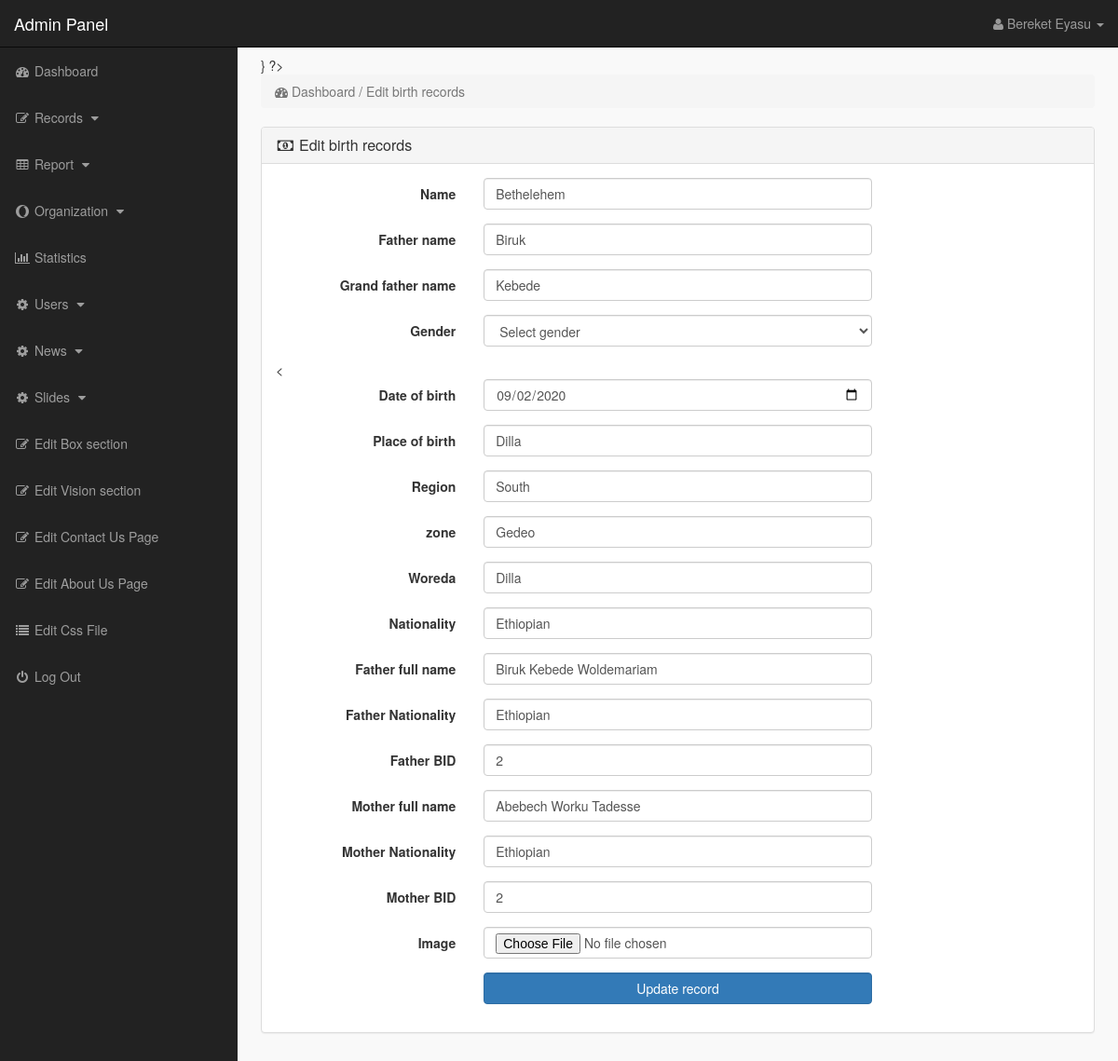
Screenshot of /admin_area/index.php?edit_birth_record=3 (signed in) with the database file from the repository.
### tables this page shows
CREATE TABLE `birth_records` (
  `bid` int(10) NOT NULL,
  `name` varchar(255) NOT NULL,
  `father_name` varchar(255) NOT NULL,
  `grand_father_name` varchar(255) NOT NULL,
  `gender` varchar(10) NOT NULL,
  `date_of_birth` date NOT NULL,
  `place_of_birth` varchar(255) NOT NULL,
  `region` varchar(255) NOT NULL,
  `zone` varchar(255) NOT NULL,
  `woreda` varchar(255) NOT NULL,
  `nationality` varchar(255) NOT NULL,
  `mother_bid` int(10) NOT NULL,
  `father_bid` int(10) NOT NULL,
  `mother_full_name` varchar(255) NOT NULL,
  `mother_nationality` varchar(255) NOT NULL,
  `father_full_name` varchar(255) NOT NULL,
  `father_nationality` varchar(255) NOT NULL,
  `registrar_full_name` varchar(255) NOT NULL,
  `registrar_id` int(10) NOT NULL,
  `image` text NOT NULL
);

### admin_area/edit_birth_record.php (the view, shortened to what this page needs)
<?php
if(!isset($_SESSION['admin_email'])){
echo "<script>window.open('login.php','_self')</script>";
}
else {
?>
<?php
if(isset($_GET['edit_birth_record'])){
$edit_id = $_GET['edit_birth_record'];
$get_record = "select * from birth_records where bid=$edit_id";
$run_record = mysqli_query($con,$get_record);
$row_birth_record=mysqli_fetch_array($run_record);
    $name = $row_birth_record['name'];
    $fname= $row_birth_record['father_name'];
    $gfname= $row_birth_record['grand_father_name'];
    $dob=$row_birth_record['date_of_birth'];
    $nationality= $row_birth_record['nationality'];
    $pob=$row_birth_record['place_of_birth'];
    $f_n=$row_birth_record['father_nationality'];
    $m_n=$row_birth_record['mother_nationality'];
    $f_name= $row_birth_record['father_full_name'];
    $m_name= $row_birth_record['mother_full_name'];
    $region=$row_birth_record['region'];
    $zone=$row_birth_record['zone'];
    $woreda=$row_birth_record['woreda'];
    $f_bid=$row_birth_record['father_bid'];
    $m_bid=$row_birth_record['mother_bid'];
?>
}
?>
<!DOCTYPE html>
<html>
<head>
</head>
<body>
<div class="row">
<div class="col-lg-12">
<ol class="breadcrumb">
<li class="active">
<i class="fa fa-dashboard"> </i> Dashboard / Edit birth records
</li>
</ol>
</div>
</div>
<div class="row">
<div class="col-lg-12">
<div class="panel panel-default">
<div class="panel-heading">
<h3 class="panel-title">
<i class="fa fa-money fa-fw"></i> Edit birth records
</h3>
</div>
<div class="panel-body">
<form class="form-horizontal" method="post" enctype="multipart/form-data">
<div class="form-group" >
<label class="col-md-3 control-label" > Name</label>
<div class="col-md-6" >
<input type="text" name="name" class="form-control" value="<?php echo $name; ?>" required >
</div>
</div>
<div class="form-group" >
<label class="col-md-3 control-label" > Father name </label>
<div class="col-md-6" >
<input type="text" name="father_name" value="<?php echo $fname; ?>" class="form-control" required >
</div>
</div>
<div class="form-group" >
<label class="col-md-3 control-label" >Grand  father name </label>
<div class="col-md-6" >
<input type="text" name="grand_father_name" value="<?php echo $gfname; ?>" class="form-control" required >
</div>
</div>
<div class="form-group" >
<label class="col-md-3 control-label" > Gender  </label>
<div class="col-md-6" >
<select class="form-control"  name="gender">
<option> Select gender </option>
</select>
</div>
</div>
<<div class="form-group" >
<label class="col-md-3 control-label" > Date of birth </label>
<div class="col-md-6" >
<input type="date" name="date_of_birth" class="form-control" value="<?php echo $dob; ?>" required >
</div>
</div>
<div class="form-group" >
<label class="col-md-3 control-label" > Place of birth </label>
<div class="col-md-6" >
<input type="text" name="place_of_birth" class="form-control" value="<?php echo $pob; ?>" required >
</div>
</div>
<div class="form-group" >
<label class="col-md-3 control-label" > Region </label>
<div class="col-md-6" >
<input type="text" name="region" class="form-control" value="<?php echo $region; ?>" required >
</div>
</div>
<div class="form-group" >
<label class="col-md-3 control-label" > zone </label>
<div class="col-md-6" >
<input type="text" name="zone" class="form-control" value="<?php echo $zone; ?>" required >
</div>
</div>
<div class="form-group" >
<label class="col-md-3 control-label" > Woreda </label>
<div class="col-md-6" >
<input type="text" name="woreda" class="form-control" value="<?php echo $woreda; ?>" required >
</div>
</div>
<div class="form-group" >
<label class="col-md-3 control-label" >Nationality </label>
<div class="col-md-6" >
<input type="text" name="nationality" class="form-control" value="<?php echo $nationality; ?>" required >
</div>
</div>
<div class="form-group" >
<label class="col-md-3 control-label" >Father full name</label>
<div class="col-md-6" >
<input type="text" name="father_full_name" class="form-control" value="<?php echo $f_name; ?>" required >
</div>
</div>
<div class="form-group" >
<label class="col-md-3 control-label" >Father Nationality </label>
<div class="col-md-6" >
<input type="text" name="father_nationality" class="form-control" value="<?php echo $f_n; ?>" required >
</div>
</div>
<div class="form-group" >
<label class="col-md-3 control-label" >Father BID </label>
<div class="col-md-6" >
<input type="text" name="father_bid" class="form-control" value="<?php echo $f_bid; ?>" required >
</div>
</div>
<div class="form-group" >
<label class="col-md-3 control-label" >Mother full name </label>
<div class="col-md-6" >
<input type="text" name="mother_full_name" class="form-control" value="<?php echo $m_name; ?>" required >
</div>
</div>
<div class="form-group" >
<label class="col-md-3 control-label" >Mother Nationality  </label>
<div class="col-md-6" >
<input type="text" name="mother_nationality" class="form-control" value="<?php echo $m_n; ?>"required >
</div>
</div>
<div class="form-group" >
<label class="col-md-3 control-label" >Mother BID </label>
<div class="col-md-6" >
<input type="text" name="mother_bid" class="form-control" value="<?php echo $m_bid; ?>" required >
</div>
</div>
<div class="form-group" >
<label class="col-md-3 control-label" >Image </label>
<div class="col-md-6" >
<input type="file" name="image" class="form-control" required >
</div>
</div>
<div class="form-group" >
<label class="col-md-3 control-label" ></label>
<div class="col-md-6" >
<input type="submit" name="update" value="Update record" class="btn btn-primary form-control" >
</div>
</div>
</form>
</div>
</div>
</div>
</div>
</body>
</html>
<?php }} ?>

### admin_area/includes/sidebar.php (shortened to what this page needs)
<?php
if(!isset($_SESSION['admin_email'])){
echo "<script>window.open('login.php','_self')</script>";
}
else {
?>
<nav class="navbar navbar-inverse navbar-fixed-top" >
<div class="navbar-header" >
<a class="navbar-brand" href="index.php?dashboard" >Admin Panel</a>
</div>
<ul class="nav navbar-right top-nav" >
<li class="dropdown" >
<a href="#" class="dropdown-toggle" data-toggle="dropdown" >
<i class="fa fa-user" ></i>
<?php echo $admin_name; ?> <b class="caret" ></b>
</a>
</li>
</ul>
<div class="collapse navbar-collapse navbar-ex1-collapse">
<ul class="nav navbar-nav side-nav">
<li>
<a href="index.php?dashboard">
<i class="fa fa-fw fa-dashboard"></i> Dashboard
</a>
</li>
<li>
                    <a href="#" data-toggle="collapse" data-target="#records">
                        <i class="fa fa-fw fa-edit"></i> Records
                        <i class="fa fa-fw fa-caret-down"></i>
                    </a>
                </li>
                <li class="<?php if(isset($_GET['user_report'])||isset($_GET['reg_report'])){ echo "active"; } ?>">
                    <a href="#" data-toggle="collapse" data-target="#reports">
                        <i class="fa fa-fw fa-table"></i> Report
                        <i class="fa fa-fw fa-caret-down"></i>
                    </a>
                </li>
                <li class="<?php if(isset($_GET['user_report'])||isset($_GET['reg_report'])){ echo "active"; } ?>">
                    <a href="#" data-toggle="collapse" data-target="#org">
                        <i class="fa fa-fw fa-opera"></i> Organization
                        <i class="fa fa-fw fa-caret-down"></i>
                    </a>
                </li>
                <li>
                <li class="<?php if(isset($_GET['stat'])){ echo "active"; } ?>">
                    <a href="index.php?stat"><i class="fa fa-fw fa-bar-chart"></i> Statistics </a>
                </li>
                <li>
                    <a href="#" data-toggle="collapse" data-target="#users">
                        <i class="fa fa-fw fa-gear"></i> Users
                        <i class="fa fa-fw fa-caret-down"></i>
                    </a>
                </li>
                <li>
<a href="#" data-toggle="collapse" data-target="#news">
<i class="fa fa-fw fa-gear"></i> News
<i class="fa fa-fw fa-caret-down"></i>
</a>
</li>
                <li>
<a href="#" data-toggle="collapse" data-target="#slides">
<i class="fa fa-fw fa-gear"></i> Slides
<i class="fa fa-fw fa-caret-down"></i>
</a>
</li>
<li>
<a href="index.php?edit_box">
<i class="fa fa-fw fa-edit"></i> Edit Box  section
</a>
</li>
<li>
<a href="index.php?edit_vision_section">
<i class="fa fa-fw fa-edit"></i> Edit Vision  section
</a>
</li>
<li>
<a href="index.php?edit_contact_us">
<i class="fa fa-fw fa-edit"></i> Edit Contact Us Page
</a>
</li>
<li>
<a href="index.php?edit_about_us">
<i class="fa fa-fw fa-edit"></i> Edit About Us Page
</a>
</li>
<li>
<a href="index.php?edit_css">
<i class="fa fa-fw fa-list"></i> Edit Css File
</a>
</li>
<li>
<a href="logout.php">
<i class="fa fa-fw fa-power-off"></i> Log Out
</a>
</li>
</ul>
</div>
</nav>
<?php } ?>

### admin_area/css/style.css (style rules this page uses)
body { margin-top:100px; }
@media (min-width: 768px) { body { margin-top:50px; } }
.top-nav { padding:0 15px; }
.top-nav>li { display:inline-block; float:left; }
.top-nav>li>a { padding-top:15px; padding-bottom:15px; line-height:20px; color:#999; }
@media (min-width: 768px) { .side-nav { position:fixed; top:51px; width:255px; border-radius:0; overflow-y:auto; background-color: #222; bottom:0; overflow-x:hidden; padding-bottom:40px; } }
@media (min-width: 768px) { .side-nav>li>a { width:255px; } }
.panel-body { border-radius:5px; }

### rows the page displays
birth_records: name "Bethelehem", father_name "Biruk", grand_father_name "Kebede", date_of_birth "09/02/2020", place_of_birth "Dilla", region "South", zone "Gedeo", woreda "Dilla", nationality "Ethiopian", father_full_name "Biruk Kebede Woldemariam", father_nationality "Ethiopian", father_bid "2", mother_full_name "Abebech Worku Tadesse", mother_nationality "Ethiopian", mother_bid "2"

### other values shown
$admin_name "Bereket Eyasu"
